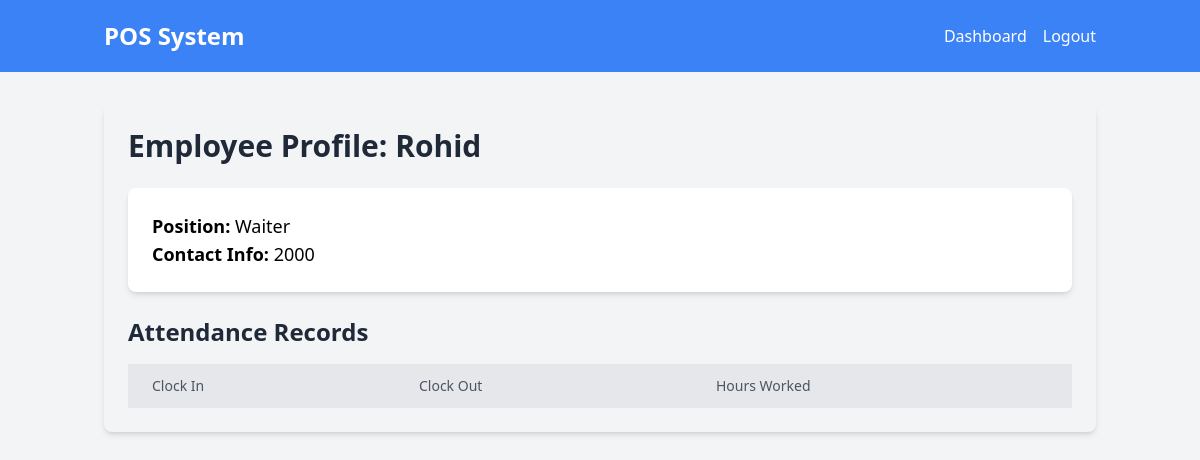
The app's page /employee/profile/1 (signed in), older data.
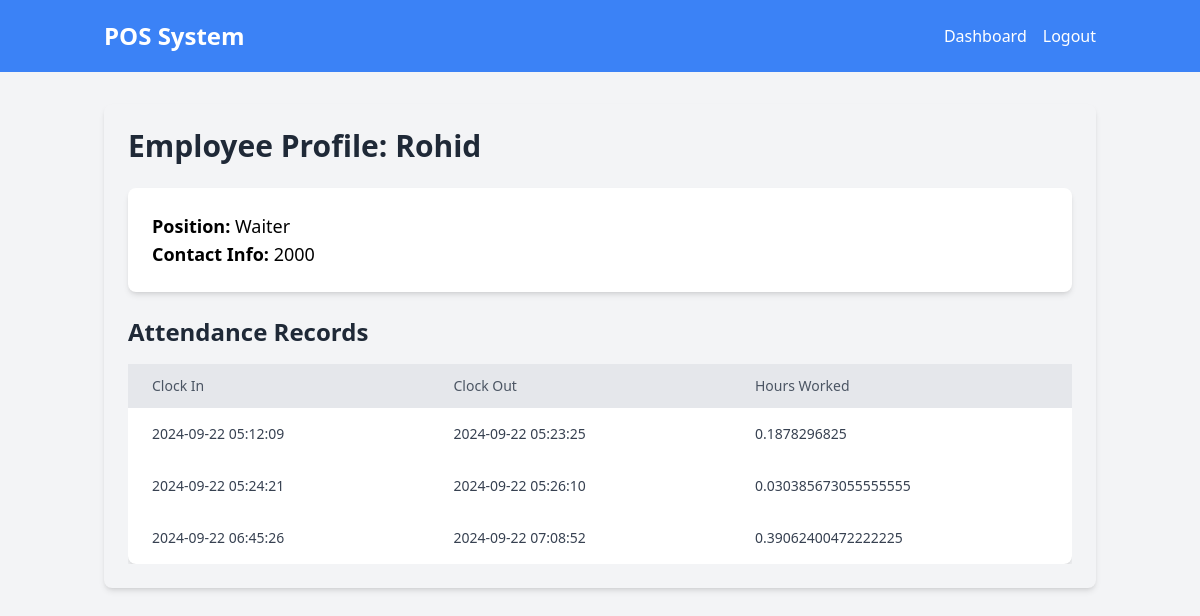
The same page, newer data.
### models.py (models this page shows)
class Employee(db.Model):
    id = db.Column(db.Integer, primary_key=True)
    name = db.Column(db.String(100), nullable=False)
    position = db.Column(db.String(100), nullable=False)
    contact_info = db.Column(db.String(100), nullable=False)
    attendance_records = db.relationship('Attendance', backref='employee', lazy=True)

class Attendance(db.Model):
    id = db.Column(db.Integer, primary_key=True)
    employee_id = db.Column(db.Integer, db.ForeignKey('employee.id'), nullable=False)
    clock_in = db.Column(db.DateTime, nullable=False)
    clock_out = db.Column(db.DateTime, nullable=True)
    @property
    def worked_hours(self):
        if self.clock_out:
            return (self.clock_out - self.clock_in).total_seconds() / 3600  # hours worked
        return None

### routes.py (the view)
    @app.route("/employee/profile/<int:employee_id>", methods=["GET"])
    @login_required
    def employee_profile(employee_id):
        employee = Employee.query.get_or_404(employee_id)
        attendance_records = Attendance.query.filter_by(employee_id=employee_id).all()
        return render_template('employee_profile.html', employee=employee, attendance_records=attendance_records)

### templates/employee_profile.html
{% extends "base.html" %} {% block content %}
<div class="container mx-auto p-6 bg-gray-100 rounded-lg shadow-md">
  <h1 class="text-3xl font-bold text-gray-800 mb-6">
    Employee Profile: {{ employee.name }}
  </h1>
  <div class="bg-white p-6 rounded-lg shadow-md mb-6">
    <p class="text-lg"><strong>Position:</strong> {{ employee.position }}</p>
    <p class="text-lg">
      <strong>Contact Info:</strong> {{ employee.contact_info }}
    </p>
  </div>
  <h2 class="text-2xl font-bold text-gray-800 mb-4">Attendance Records</h2>
  <div class="overflow-x-auto">
    <table class="min-w-full bg-white rounded-lg shadow-md">
      <thead class="bg-gray-200">
        <tr>
          <th class="py-3 px-6 text-left text-sm font-medium text-gray-600">
            Clock In
          </th>
          <th class="py-3 px-6 text-left text-sm font-medium text-gray-600">
            Clock Out
          </th>
          <th class="py-3 px-6 text-left text-sm font-medium text-gray-600">
            Hours Worked
          </th>
        </tr>
      </thead>
      <tbody class="text-gray-700">
        {% for record in attendance_records %}
        <tr class="hover:bg-gray-100 transition duration-300">
          <td class="py-4 px-6 text-sm">
            {{ record.clock_in.strftime('%Y-%m-%d %H:%M:%S') }}
          </td>
          <td class="py-4 px-6 text-sm">
            {{ record.clock_out.strftime('%Y-%m-%d %H:%M:%S') if
            record.clock_out else 'Still Working' }}
          </td>
          <td class="py-4 px-6 text-sm">
            {{ record.worked_hours if record.worked_hours else 'N/A' }}
          </td>
        </tr>
        {% endfor %}
      </tbody>
    </table>
  </div>
</div>
{% endblock %}

### templates/base.html (shortened to what this page needs)
<!DOCTYPE html>
<html lang="en">
  <head>
    <link
      rel="stylesheet"
      href="{{ url_for('static', filename='css/styles.css') }}"
    />
    <link
      rel="stylesheet"
      href="https://cdnjs.cloudflare.com/ajax/libs/font-awesome/6.0.0/css/all.min.css"
    />
  </head>
  <body class="bg-gray-100">
    <header class="bg-blue-500 text-white py-4">
      <div
        class="container mx-auto flex flex-wrap justify-between items-center px-4"
      >
        <h1 class="text-2xl font-bold">POS System</h1>
        <nav class="w-full md:w-auto">
          <ul class="flex flex-col md:flex-row md:space-x-4 mt-2 md:mt-0">
            {% if current_user.is_authenticated %}
            <li>
              <a
                href="{{ url_for('dashboard') }}"
                class="hover:underline block text-center py-2 md:inline-block"
                >Dashboard</a
              >
            </li>
            <li>
              <a
                href="{{ url_for('logout') }}"
                class="hover:underline block text-center py-2 md:inline-block"
                >Logout</a
              >
            </li>
            {% endif %}
          </ul>
        </nav>
      </div>
    </header>
    <div class="main-content container mx-auto px-4 py-8">
      {% block content %}{% endblock %}
    </div>
  </body>
</html>

### static/css/styles.css (style rules this page uses)
html, :host { line-height: 1.5; -webkit-text-size-adjust: 100%; -moz-tab-size: 4; -o-tab-size: 4; tab-size: 4; font-family: ui-sans-serif, system-ui, sans-serif, "Apple Color Emoji", "Segoe UI Emoji", "Segoe UI Symbol", "Noto Color Emoji"; font-feature-settings: normal; font-variation-settings: normal; -webkit-tap-highlight-color: transparent; }
body { margin: 0; line-height: inherit; }
h1, h2, h3, h4, h5, h6 { font-size: inherit; font-weight: inherit; }
a { color: inherit; text-decoration: inherit; }
b, strong { font-weight: bolder; }
table { text-indent: 0; border-color: inherit; border-collapse: collapse; }
blockquote, dl, dd, h1, h2, h3, h4, h5, h6, hr, figure, p, pre { margin: 0; }
ol, ul, menu { list-style: none; margin: 0; padding: 0; }
.container { width: 100%; }
@media (min-width: 640px) { .container { max-width: 640px; } }
@media (min-width: 768px) { .container { max-width: 768px; } }
@media (min-width: 1024px) { .container { max-width: 1024px; } }
.mx-auto { margin-left: auto; margin-right: auto; }
.mb-4 { margin-bottom: 1rem; }
.mb-6 { margin-bottom: 1.5rem; }
.mt-2 { margin-top: 0.5rem; }
.block { display: block; }
.flex { display: flex; }
.w-full { width: 100%; }
.min-w-full { min-width: 100%; }
.flex-col { flex-direction: column; }
.flex-wrap { flex-wrap: wrap; }
.items-center { align-items: center; }
.justify-between { justify-content: space-between; }
.overflow-x-auto { overflow-x: auto; }
.rounded-lg { border-radius: 0.5rem; }
.bg-blue-500 { --tw-bg-opacity: 1; background-color: rgb(59 130 246 / var(--tw-bg-opacity)); }
.bg-gray-100 { --tw-bg-opacity: 1; background-color: rgb(243 244 246 / var(--tw-bg-opacity)); }
.bg-gray-200 { --tw-bg-opacity: 1; background-color: rgb(229 231 235 / var(--tw-bg-opacity)); }
.bg-white { --tw-bg-opacity: 1; background-color: rgb(255 255 255 / var(--tw-bg-opacity)); }
.p-6 { padding: 1.5rem; }
.px-4 { padding-left: 1rem; padding-right: 1rem; }
.px-6 { padding-left: 1.5rem; padding-right: 1.5rem; }
.py-2 { padding-top: 0.5rem; padding-bottom: 0.5rem; }
.py-3 { padding-top: 0.75rem; padding-bottom: 0.75rem; }
.py-4 { padding-top: 1rem; padding-bottom: 1rem; }
.py-8 { padding-top: 2rem; padding-bottom: 2rem; }
.text-left { text-align: left; }
.text-center { text-align: center; }
.text-2xl { font-size: 1.5rem; line-height: 2rem; }
.text-3xl { font-size: 1.875rem; line-height: 2.25rem; }
.text-lg { font-size: 1.125rem; line-height: 1.75rem; }
.text-sm { font-size: 0.875rem; line-height: 1.25rem; }
.font-bold { font-weight: 700; }
.font-medium { font-weight: 500; }
.text-gray-600 { --tw-text-opacity: 1; color: rgb(75 85 99 / var(--tw-text-opacity)); }
.text-gray-700 { --tw-text-opacity: 1; color: rgb(55 65 81 / var(--tw-text-opacity)); }
.text-gray-800 { --tw-text-opacity: 1; color: rgb(31 41 55 / var(--tw-text-opacity)); }
.text-white { --tw-text-opacity: 1; color: rgb(255 255 255 / var(--tw-text-opacity)); }
.shadow-md { --tw-shadow: 0 4px 6px -1px rgb(0 0 0 / 0.1), 0 2px 4px -2px rgb(0 0 0 / 0.1); --tw-shadow-colored: 0 4px 6px -1px var(--tw-shadow-color), 0 2px 4px -2px var(--tw-shadow-color); box-shadow: var(--tw-ring-offset-shadow, 0 0 #0000), var(--tw-ring-shadow, 0 0 #0000), var(--tw-shadow); }
.transition { transition-property: color, background-color, border-color, text-decoration-color, fill, stroke, opacity, box-shadow, transform, filter, -webkit-backdrop-filter; transition-property: color, background-color, border-color, text-decoration-color, fill, stroke, opacity, box-shadow, transform, filter, backdrop-filter; transition-property: color, background-color, border-color, text-decoration-color, fill, stroke, opacity, box-shadow, transform, filter, backdrop-filter, -webkit-backdrop-filter; transition-timing-function: cubic-bezier(0.4, 0, 0.2, 1); transition-duration: 150ms; }
.duration-300 { transition-duration: 300ms; }
@media (min-width: 768px) { .md\:mt-0 { margin-top: 0px; } }
@media (min-width: 768px) { .md\:inline-block { display: inline-block; } }
@media (min-width: 768px) { .md\:w-auto { width: auto; } }
@media (min-width: 768px) { .md\:flex-row { flex-direction: row; } }
@media (min-width: 768px) { .md\:space-x-4 > :not([hidden]) ~ :not([hidden]) { --tw-space-x-reverse: 0; margin-right: calc(1rem * var(--tw-space-x-reverse)); margin-left: calc(1rem * calc(1 - var(--tw-space-x-reverse))); } }

Row changes from the older to the newer data that the page shows:
added Attendance: clock_in "2024-09-22 05:12:09", clock_out "2024-09-22 05:23:25", clock_out+clock_in "0.1878296825"
added Attendance: clock_in "2024-09-22 05:24:21", clock_out "2024-09-22 05:26:10", clock_out+clock_in "0.030385673055555555"
added Attendance: clock_in "2024-09-22 06:45:26", clock_out "2024-09-22 07:08:52", clock_out+clock_in "0.39062400472222225"
